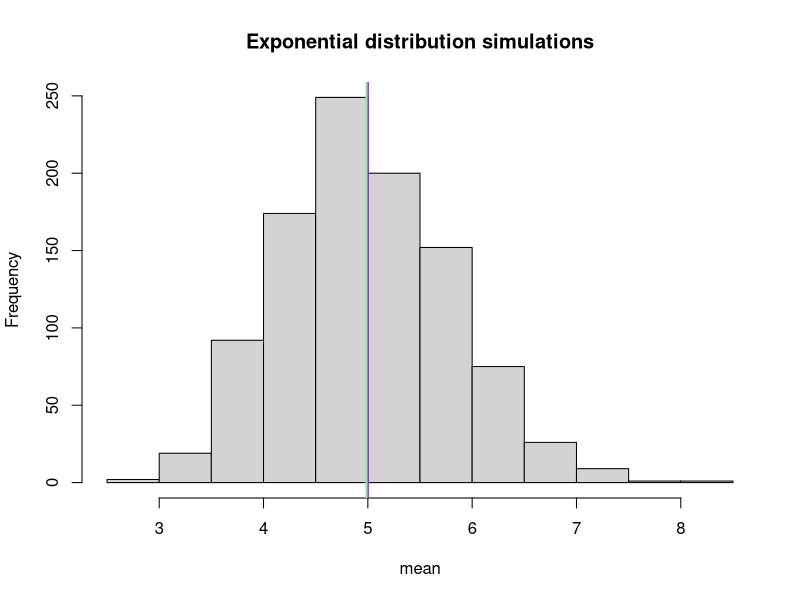
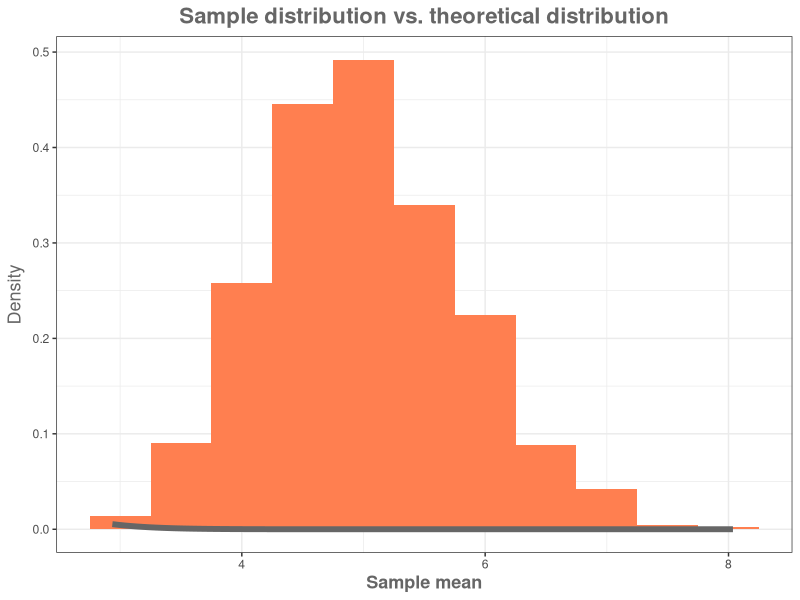

Write R code to recreate these figures, in order.
## ---- chunk 1
knitr::opts_chunk$set(echo = TRUE)
## ---- chunk 2

set.seed(1000)

# set lambda to 0.2
lambda <- 0.2

# number of exponentials (40)
n <- 40

# Number of simulations (1000)
simulations <- 1000

# simulate
sim.exp<- replicate(simulations, rexp(n, lambda))

# calculate mean of exponentials
means.exp <- apply(sim.exp, 2, mean)

## ---- chunk 3

sample.mean<-mean(means.exp)
sample.mean

theoretical.mean<-1/lambda 
theoretical.mean

hist(means.exp,xlab="mean", main="Exponential distribution simulations")
abline(v=theoretical.mean, col='purple', lwd=2)
abline(v=sample.mean, col='lightgreen',lwd=2)

## ---- chunk 4

#standard deviation of the means distribution
sd.exp.dist<-sd(means.exp)
sd.exp.dist

#variance of the means distribution
var.exp.dist<-var(means.exp)
var.exp.dist

#theoretical standard deviation
theoretical.sd<-(1/lambda)/sqrt(n)
theoretical.sd

#theoretical variance 
theoretical.var<-((1/lambda)*(1/sqrt(n)))^2
theoretical.var

## ---- chunk 5
library(ggplot2)
samples<-as.data.frame(means.exp)

ggplot(samples,aes(x=means.exp)) + 
geom_histogram(binwidth=0.5,fill='coral',aes(y=..density..)) + theme_bw()+
stat_function(fun = dnorm, colour = "#666666", size=2, arg = list(mean = 5, sd=sqrt(0.625)))+ 
labs(x="Sample mean", y=expression("Density")) + 
ggtitle("Sample distribution vs. theoretical distribution")+ 
theme(plot.title = element_text(color="#666666", face="bold", size=16, hjust=0.5)) +
theme(axis.title = element_text( color="#666666", face="bold", size=13)) 
                                                                                    
                                                                                    
